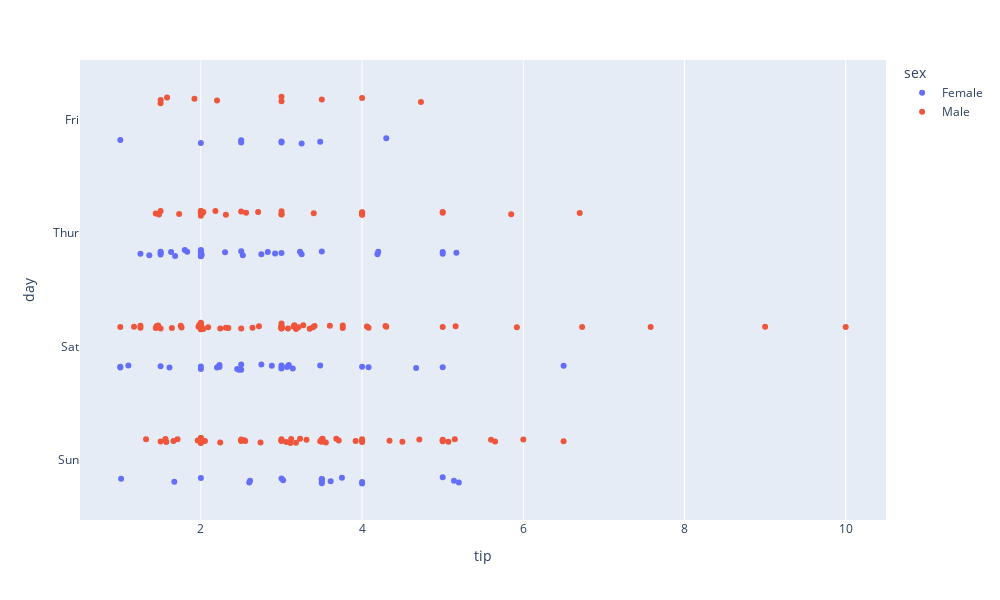

Notebook code cell kept with this figure:
### Code cell
px.strip(data_frame=tips, x='tip', y='day', width=1000, height=600, color='sex')

### Figure 1 — Plotly figure (JSON) as saved in the notebook; plotly's stock layout.template omitted (floating-point values rounded to 4 significant figures; data arrays with more than 128 entries replaced by an {"elided": "..."} marker saying what was removed)
{"data": [{"alignmentgroup": "True", "boxpoints": "all", "fillcolor": "rgba(255,255,255,0)", "hoveron": "points", "hovertemplate": "sex=Female<br>tip=%{x}<br>day=%{y}<extra></extra>", "legendgroup": "Female", "line": {"color": "rgba(255,255,255,0)"}, "marker": {"color": "#636efa"}, "name": "Female", "offsetgroup": "Female", "orientation": "h", "pointpos": 0, "showlegend": true, "type": "box", "x": [1.01, 3.61, 5, 3.02, 1.67, 3.5, 2.75, 2.23, 3, 3, 2.45, 3.07, 2.6, 5.2, 1.5, 2.47, 1, 3, 3.14, 5, 2.2, 1.83, 5.17, 1, 4.3, 3.25, 2.5, 3, 2.5, 3.48, 4.08, 4, 1, 4, 3.5, 1.5, 1.8, 2.92, 1.68, 2.52, 4.2, 2, 2, 2.83, 1.5, 2, 3.25, 1.25, 2, 2, 2.75, 3.5, 5, 2.3, 1.5, 1.36, 1.63, 5.14, 3.75, 2.61, 2, 3, 1.61, 2, 4, 3.5, 3.5, 4.19, 5, 2, 2.01, 2, 2.5, 3.23, 2.23, 2.5, 6.5, 1.1, 3.09, 3.48, 3, 2.5, 2, 2.88, 4.67, 2, 3], "x0": " ", "xaxis": "x", "y": ["Sun", "Sun", "Sun", "Sun", "Sun", "Sun", "Sat", "Sat", "Sat", "Sat", "Sat", "Sat", "Sun", "Sun", "Sat", "Sat", "Sat", "Sat", "Sat", "Sat", "Sat", "Thur", "Thur", "Fri", "Fri", "Fri", "Fri", "Fri", "Sat", "Sat", "Sat", "Sat", "Sat", "Sun", "Sun", "Thur", "Thur", "Thur", "Thur", "Thur", "Thur", "Thur", "Thur", "Thur", "Thur", "Thur", "Thur", "Thur", "Thur", "Thur", "Thur", "Thur", "Thur", "Thur", "Thur", "Thur", "Thur", "Sun", "Sun", "Sun", "Sun", "Sun", "Sat", "Sat", "Sun", "Sun", "Sun", "Thur", "Thur", "Thur", "Thur", "Thur", "Thur", "Thur", "Sat", "Sat", "Sat", "Sat", "Sat", "Fri", "Fri", "Fri", "Fri", "Sat", "Sat", "Sat", "Thur"], "y0": " ", "yaxis": "y"}, {"alignmentgroup": "True", "boxpoints": "all", "fillcolor": "rgba(255,255,255,0)", "hoveron": "points", "hovertemplate": "sex=Male<br>tip=%{x}<br>day=%{y}<extra></extra>", "legendgroup": "Male", "line": {"color": "rgba(255,255,255,0)"}, "marker": {"color": "#EF553B"}, "name": "Male", "offsetgroup": "Male", "orientation": "h", "pointpos": 0, "showlegend": true, "type": "box", "x": {"elided": "157 float values"}, "x0": " ", "xaxis": "x", "y": {"elided": "157 str values"}, "y0": " ", "yaxis": "y"}], "layout": {"boxmode": "group", "height": 600, "legend": {"title": {"text": "sex"}, "tracegroupgap": 0}, "margin": {"t": 60}, "width": 1000, "xaxis": {"anchor": "y", "autorange": true, "domain": [0, 1], "range": [0.5, 10.5], "title": {"text": "tip"}, "type": "linear"}, "yaxis": {"anchor": "x", "autorange": true, "domain": [0, 1], "range": [-0.5264, 3.526], "title": {"text": "day"}, "type": "category"}}}
